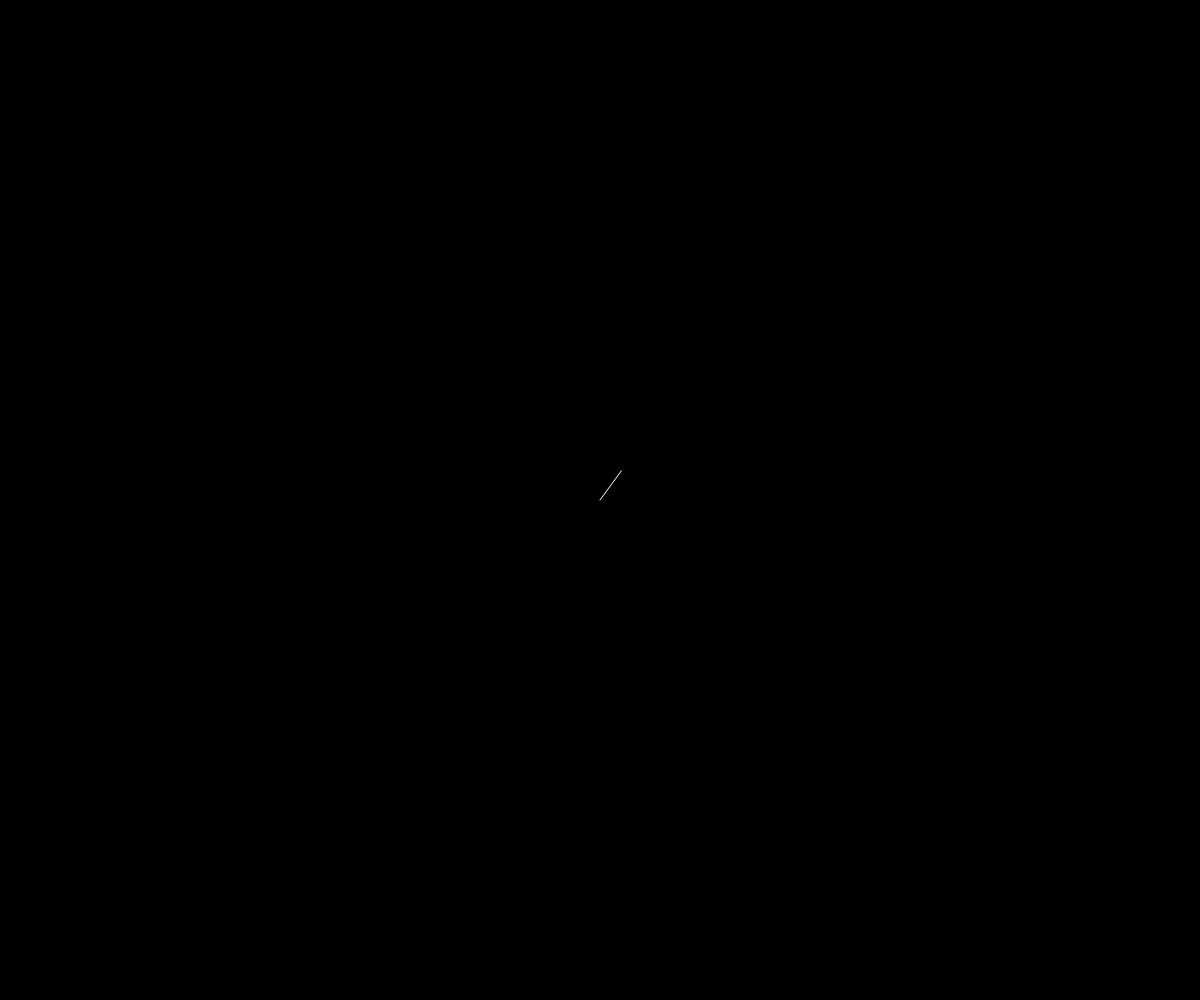
Frame 1 (no input)
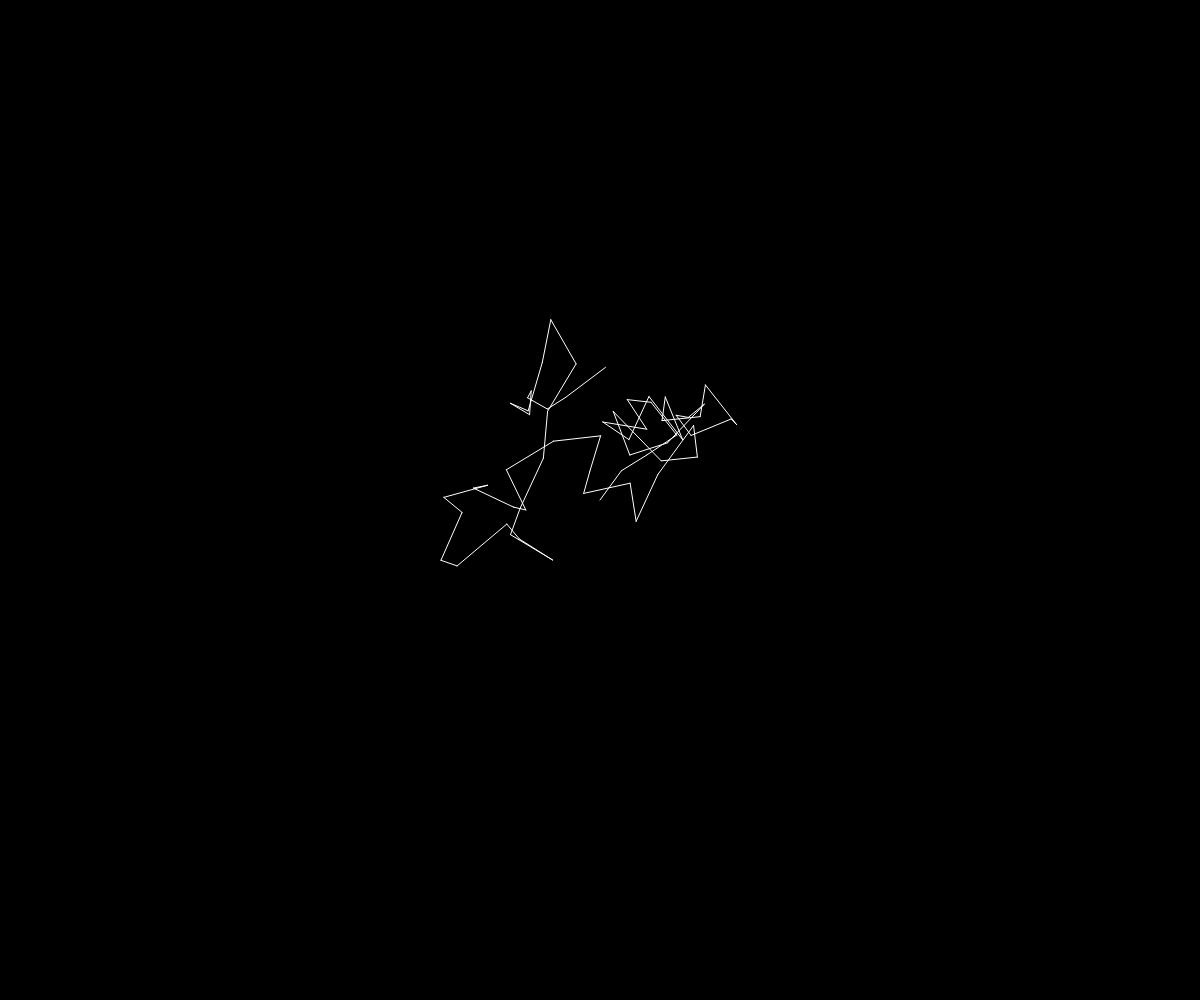
Frame 60 (no input)
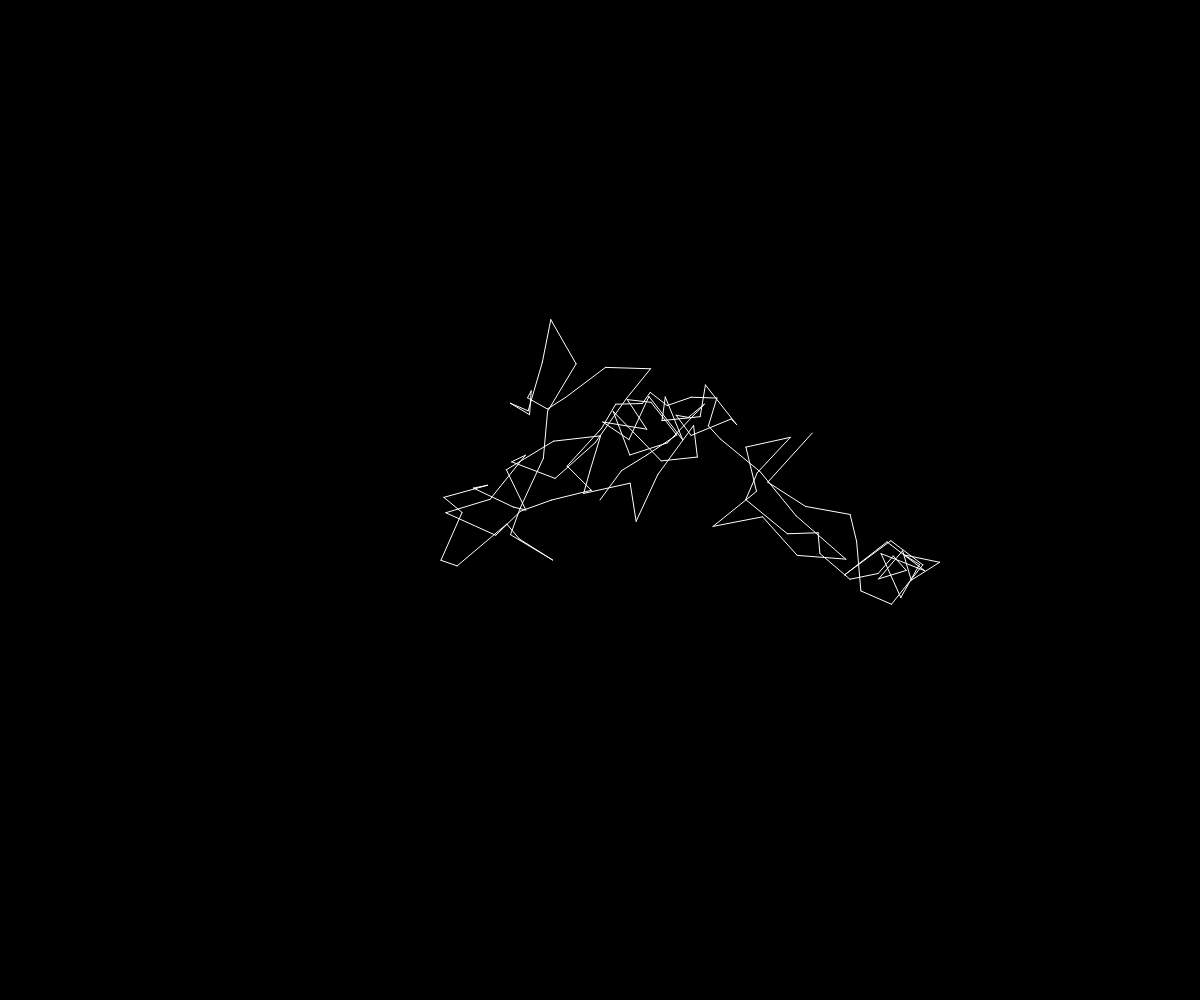
Frame 120 (the mouse pressed at the canvas centre since frame 60)

The p5.js sketch that drew these frames (run headless with seeded random() and noise() and a simulated clock; from frame 60 on, the mouse is pressed at the canvas centre):

// p5.js sketch
// ── sketch.js
/* Mimi Yin, NYU-ITP
Random pathways.
*/

// Store current x,y coordinates
let x, y;
// Store previous x,y coordinates
let px, py;

function setup() {
  createCanvas(windowWidth, windowHeight);

  // Start in the middle
  x = width/2;
  y = height/2;
  px = x;
  py = y;
  noStroke();
  background(0);
}

function draw() {
  //background(0);

  //Move randomly
	x += random(-50,50);
	y += random(-50,50);;

  // Draw a line from the previous loc to this loc
  stroke(255);
  line(px, py, x, y);

  // Remember current location as previous position
  // for the next frame of animation
  px = x;
  py = y;    
}
